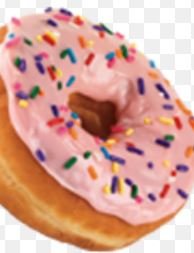
#> input picture templateMatch2.jpg, 194 x 253 px
$ python featureMatch.py
#> lines starting #> are read from the running program, lines starting #| are printed output that depends on the picture
#Have image, rotated image
import cv2
import numpy as np
import matplotlib.pyplot as plt
#brute force matching

img1 = cv2.imread('templateMatch2.jpg',0)
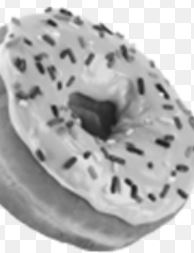
#> img1: shape (253, 194); min 23, max 255, mean 180.3
img2 = cv2.imread('template2.jpg',0)
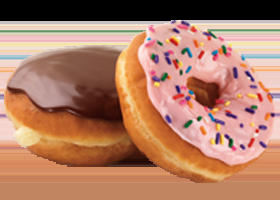
#> input picture template2.jpg, 280 x 200 px
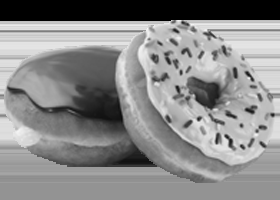
#> img2: shape (200, 280); min 0, max 247, mean 137.9
orb = cv2.ORB_create()
kp1, des1 = orb.detectAndCompute(img1,None)
#> kp1 = 402 keypoints; strongest (x, y, size): (85, 156, 44.6), (85, 157, 31), (113, 191, 37.2), (112, 190, 44.6)
kp2, des2 = orb.detectAndCompute(img2,None)
#> kp2 = 399 keypoints; strongest (x, y, size): (198, 119, 31), (194, 120, 37.2), (226, 135, 31), (241, 145, 31)
bf = cv2.BFMatcher(cv2.NORM_HAMMING,crossCheck=True)
matches=bf.match(des1,des2)
#> matches = 174 matches
matches=sorted(matches,key=lambda x:x.distance)
img3=cv2.drawMatches(img1,kp1,img2,kp2,matches[:10],None,flags=2)
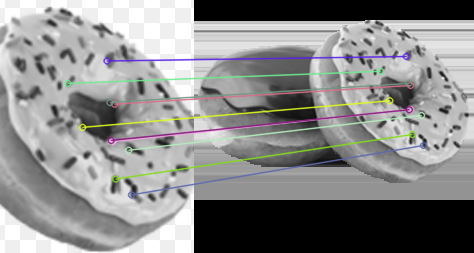
#> img3: shape (253, 474, 3); mean of channels 0, 1, 2 138, 138.5, 138.4; drawn as B, G, R
plt.imshow(img3)
plt.show()
